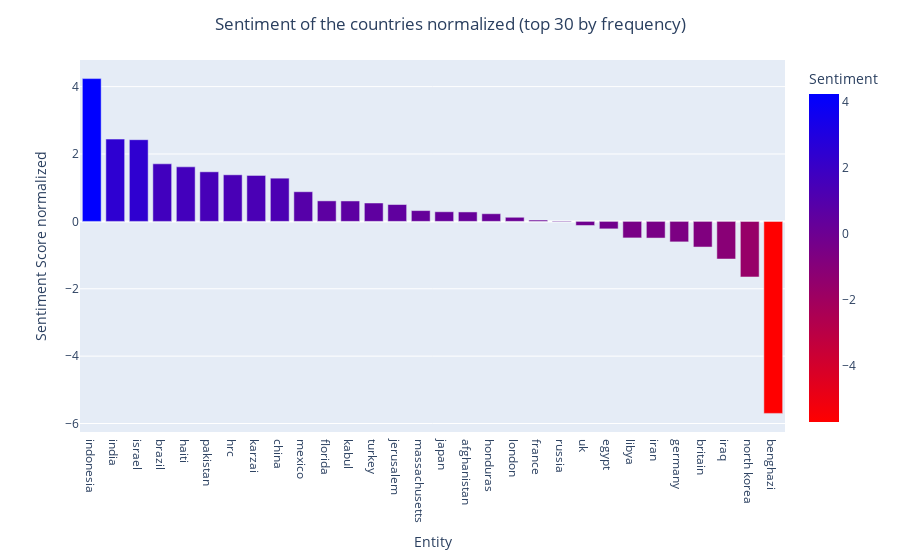

Source (notebook cell):
### Code cell
fig = plot_entities_normalized(df_entities, top_k=TOP_K)
fig.show()
fig.write_image("assets/norm_sentiment.png", scale=SCALE)

### Figure 1 — Plotly figure (JSON) as saved in the notebook; plotly's stock layout.template omitted (floating-point values rounded to 4 significant figures)
{"data": [{"alignmentgroup": "True", "hovertemplate": "x=%{x}<br>y=%{y}<br>color=%{marker.color}<extra></extra>", "legendgroup": "", "marker": {"color": [4.238, 2.442, 2.425, 1.708, 1.619, 1.471, 1.382, 1.364, 1.282, 0.88, 0.6087, 0.6061, 0.5455, 0.5, 0.32, 0.2857, 0.28, 0.2273, 0.122, 0.04, -0.01852, -0.122, -0.2222, -0.4909, -0.495, -0.6087, -0.7619, -1.118, -1.65, -5.7], "coloraxis": "coloraxis"}, "name": "", "offsetgroup": "", "orientation": "v", "showlegend": false, "textposition": "auto", "type": "bar", "x": ["indonesia", "india", "israel", "brazil", "haiti", "pakistan", "hrc", "karzai", "china", "mexico", "florida", "kabul", "turkey", "jerusalem", "massachusetts", "japan", "afghanistan", "honduras", "london", "france", "russia", "uk", "egypt", "libya", "iran", "germany", "britain", "iraq", "north korea", "benghazi"], "xaxis": "x", "y": [4.238, 2.442, 2.425, 1.708, 1.619, 1.471, 1.382, 1.364, 1.282, 0.88, 0.6087, 0.6061, 0.5455, 0.5, 0.32, 0.2857, 0.28, 0.2273, 0.122, 0.04, -0.01852, -0.122, -0.2222, -0.4909, -0.495, -0.6087, -0.7619, -1.118, -1.65, -5.7], "yaxis": "y"}], "layout": {"barmode": "relative", "coloraxis": {"colorbar": {"title": {"text": "Sentiment"}}, "colorscale": [[0.0, "rgb(255,0,0)"], [1.0, "rgb(0,0,255)"]]}, "legend": {"tracegroupgap": 0}, "margin": {"t": 60}, "title": {"text": "Sentiment of the countries normalized (top 30 by frequency)", "x": 0.5, "xanchor": "center"}, "xaxis": {"anchor": "y", "domain": [0.0, 1.0], "title": {"text": "Entity"}}, "yaxis": {"anchor": "x", "domain": [0.0, 1.0], "title": {"text": "Sentiment Score normalized"}}}}
